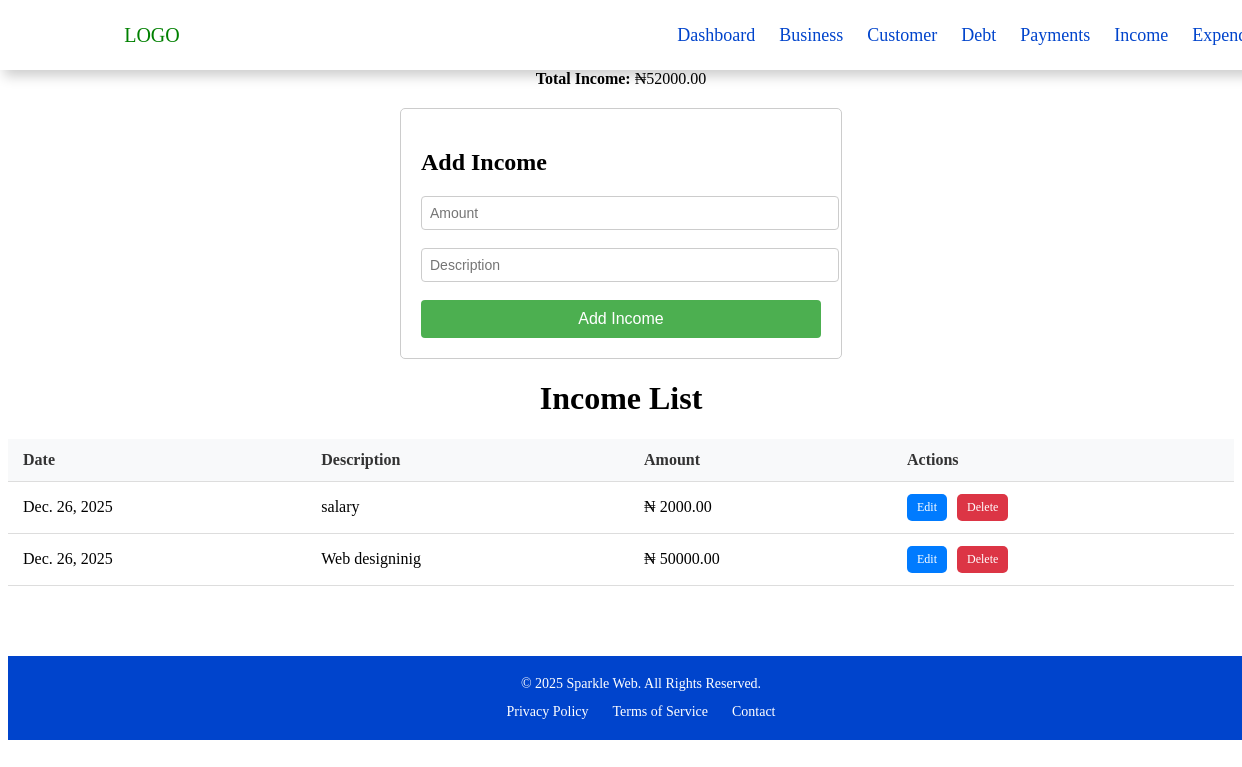
The page /income/ (signed in) on the database as committed earlier.
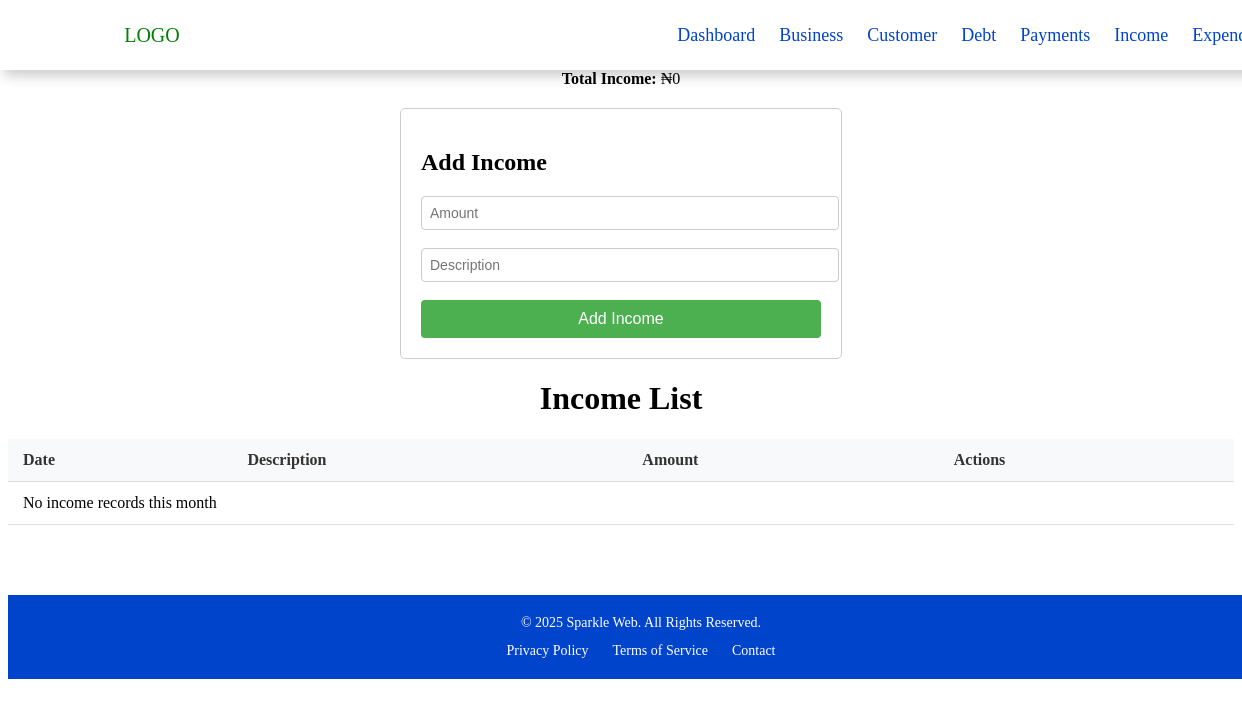
The same page on the database as committed later.
### debtapp/models.py (models this page shows, shortened)
class Income(models.Model):
    user = models.ForeignKey(User, on_delete=models.CASCADE)
    amount = models.DecimalField(max_digits=10, decimal_places=2)
    description = models.CharField(max_length=255, blank=True)
    date = models.DateField(auto_now_add=True)

### debtapp/views.py (the view, shortened to what this page needs)
# urls.py: path("income/", views.income_view, name="income"),
def income_view(request):
    today = timezone.now()
    month = today.month
    year = today.year
    incomes = Income.objects.filter(
        user=request.user,
        date__month=month,
        date__year=year
    )
    total_income = sum(i.amount for i in incomes)
    return render(request, "tables/income.html", {
        "incomes": incomes,
        "total_income": total_income,
    })

### debtapp/templates/tables/income.html (shortened to what this page needs)
{% extends 'base.html'%} {% block content%}
<div class="container">
  <p class="str"><strong>Total Income:</strong> &#8358;{{ total_income }}</p>
  <form method="post">
    <h2>Add Income</h2>
    <input
      type="number"
      step="0.01"
      name="amount"
      placeholder="Amount"
      required
    />
    <br /><br />
    <input type="text" name="description" placeholder="Description" />
    <br /><br />
    <button type="submit">Add Income</button>
  </form>
  <h1>Income List</h1>
  <div class="d-none d-lg-block">
    <table class="table table-bordered">
      <tr>
        <th>Date</th>
        <th>Description</th>
        <th>Amount</th>
        <th>Actions</th>
      </tr>
      {% for income in incomes %}
      <tr>
        <td>{{ income.date }}</td>
        <td>{{ income.description }}</td>
        <td>&#8358; {{ income.amount }}</td>
        <td>
          <a href="{% url 'update_income' income.id %}" class="btn btn-blue"
            >Edit</a
          >
          <a href="{% url 'delete' income.id %}" class="btn btn-red">Delete</a>
        </td>
      </tr>
      {% empty %}
      <tr>
        <td colspan="4">No income records this month</td>
      </tr>
      {% endfor %}
    </table>
  </div>
</div>
{% endblock content %}

### debtapp/templates/base.html (shortened to what this page needs)
<!DOCTYPE html>
<html lang="en">
  <head>
    {% load static%}
    <link rel="stylesheet" href="{% static 'css/style.css'%}" />
  </head>
  <body>
    <nav>
      <a href="" class="logo">LOGO</a>
      <ul>
        {% if user.is_superuser%}
        <li><a href="{% url 'dashboard'%}">Dashboard</a></li>
        <li><a href="{% url 'bussiness_list'%}">Business</a></li>
        <li><a href="{% url 'customer_list'%}">Customer</a></li>
        <li><a href="{% url 'debt_list'%}">Debt</a></li>
        <li><a href="{% url 'payment_list'%}">Payments</a></li>
        <li><a href="{% url 'income'%}">Income</a></li>
        <li><a href="{% url 'expenditure'%}">Expenditure</a></li>
        {% else %}
        <li><a href="{% url 'home'%}">Home</a></li>
        <li><a href="">About</a></li>
        <li><a href="">Contact</a></li>
        <li><a href="{% url 'signup'%}">Register</a></li>
        <li><a href="{% url 'signin'%}">Login</a></li>
        {% endif %}
      </ul>
    </nav>
    {% block content%} {% endblock content%}
    <footer class="footer">
      <p>&copy; 2025 Sparkle Web. All Rights Reserved.</p>
      <div class="footer-links">
        <a href="#">Privacy Policy</a>
        <a href="#">Terms of Service</a>
        <a href="#">Contact</a>
      </div>
    </footer>
  </body>
</html>

### debtapp/static/css/style.css (style rules this page uses)
nav { display: flex; align-items: center; justify-content: space-between; padding: 10px 10%; position: fixed; top: 0; left: 0; width: 100%; z-index: 999; height: 50px; box-shadow: 4px 6px 12px rgba(0, 0, 0, 0.2) }
nav ul li { display: inline-block; margin: 10px; list-style: none; }
nav ul li a { text-decoration: none; font-size: 18px; color: #0044cc; transition: 0.5s ease; }
.logo { text-decoration: none; font-size: 20px; color: green; }
.str { text-align: center; }
.container { width: 100%; margin: 70px auto; }
.container h1 { text-align: center; }
form { max-width: 400px; margin: 20px auto; padding: 20px; border: 1px solid #ccc; border-radius: 5px; }
form input { width: 100%; padding: 8px; font-size: 14px; border: 1px solid #ccc; border-radius: 4px; }
form button { width: 100%; padding: 10px; background-color: #4CAF50; color: white; border: none; border-radius: 4px; font-size: 16px; }
.footer { background-color:#0044cc; color: #fff; text-align: center; padding: 20px; position: relative; bottom: 0; width: 100%; }
.footer p { margin: 0; font-size: 14px; }
.footer-links { margin-top: 10px; }
.footer-links a { color: #fff; text-decoration: none; margin: 0 10px; font-size: 14px; }
table { width: 100%; margin-top: 20px; }
th, td { text-align: left; padding: 8px; }
th { background-color: #f2f2f2; }
.table { width: 100%; border-collapse: collapse; }
.table th, .table td { padding: 12px 15px; text-align: left; vertical-align: middle; }
.table th { background-color: #f8f9fa; color: #333; font-weight: bold; }
.table tbody tr { border-bottom: 1px solid #ddd; }
@media (min-width: 768px) { .d-none.d-lg-block { display: block; } }
@media (min-width: 768px) { .table { max-width: 100%; } }

Rows that differ between the two databases and show on the page:
removed Income: date "Dec. 26, 2025", description "salary", amount "2000.00"
removed Income: date "Dec. 26, 2025", description "Web designinig", amount "50000.00"
Other text that changed with them:
{{ total_income }}: "52000.00" → "0"
text now shown: "No income records this month"
